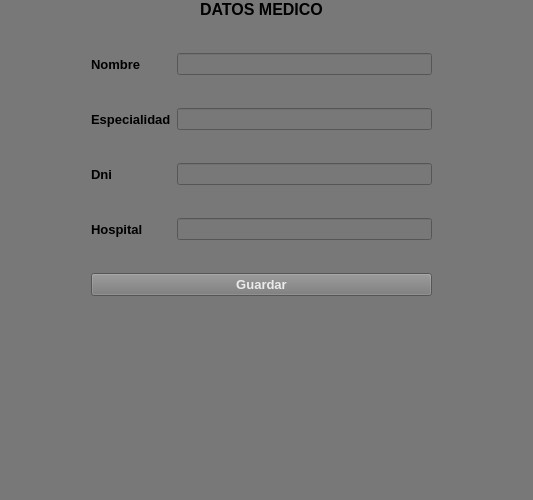
<?xml version="1.0" encoding="UTF-8"?>
<ui version="4.0">
 <class>Medico</class>
 <widget class="QMainWindow" name="Medico">
  <property name="geometry">
   <rect>
    <x>0</x>
    <y>0</y>
    <width>533</width>
    <height>500</height>
   </rect>
  </property>
  <property name="windowTitle">
   <string>MainWindow</string>
  </property>
  <property name="styleSheet">
   <string notr="true">background-color: rgb(120, 120, 120);</string>
  </property>
  <widget class="QWidget" name="centralwidget">
   <widget class="QLabel" name="label">
    <property name="geometry">
     <rect>
      <x>200</x>
      <y>0</y>
      <width>128</width>
      <height>19</height>
     </rect>
    </property>
    <property name="font">
     <font>
      <pointsize>12</pointsize>
      <weight>75</weight>
      <bold>true</bold>
     </font>
    </property>
    <property name="text">
     <string>DATOS MEDICO</string>
    </property>
   </widget>
   <widget class="QWidget" name="layoutWidget">
    <property name="geometry">
     <rect>
      <x>91</x>
      <y>26</y>
      <width>341</width>
      <height>301</height>
     </rect>
    </property>
    <layout class="QGridLayout" name="gridLayout">
     <item row="0" column="0">
      <widget class="QLabel" name="label_2">
       <property name="font">
        <font>
         <pointsize>10</pointsize>
         <weight>75</weight>
         <bold>true</bold>
        </font>
       </property>
       <property name="text">
        <string>Nombre</string>
       </property>
      </widget>
     </item>
     <item row="2" column="1">
      <widget class="QLineEdit" name="Dni"/>
     </item>
     <item row="3" column="1">
      <widget class="QLineEdit" name="lineEdit"/>
     </item>
     <item row="3" column="0">
      <widget class="QLabel" name="label_5">
       <property name="font">
        <font>
         <pointsize>10</pointsize>
         <weight>75</weight>
         <bold>true</bold>
        </font>
       </property>
       <property name="text">
        <string>Hospital </string>
       </property>
      </widget>
     </item>
     <item row="0" column="1">
      <widget class="QLineEdit" name="Nombre"/>
     </item>
     <item row="1" column="1">
      <widget class="QLineEdit" name="Especialidad"/>
     </item>
     <item row="2" column="0">
      <widget class="QLabel" name="label_4">
       <property name="font">
        <font>
         <pointsize>10</pointsize>
         <weight>75</weight>
         <bold>true</bold>
        </font>
       </property>
       <property name="text">
        <string>Dni</string>
       </property>
      </widget>
     </item>
     <item row="1" column="0">
      <widget class="QLabel" name="label_3">
       <property name="font">
        <font>
         <pointsize>10</pointsize>
         <weight>75</weight>
         <bold>true</bold>
        </font>
       </property>
       <property name="text">
        <string>Especialidad</string>
       </property>
      </widget>
     </item>
     <item row="4" column="0" colspan="2">
      <widget class="QPushButton" name="Guardar">
       <property name="font">
        <font>
         <pointsize>10</pointsize>
         <weight>75</weight>
         <bold>true</bold>
        </font>
       </property>
       <property name="styleSheet">
        <string notr="true">color: rgb(235, 235, 235);</string>
       </property>
       <property name="text">
        <string>Guardar</string>
       </property>
      </widget>
     </item>
    </layout>
   </widget>
  </widget>
  <widget class="QMenuBar" name="menubar">
   <property name="geometry">
    <rect>
     <x>0</x>
     <y>0</y>
     <width>533</width>
     <height>21</height>
    </rect>
   </property>
  </widget>
  <widget class="QStatusBar" name="statusbar"/>
 </widget>
 <resources/>
 <connections/>
</ui>
